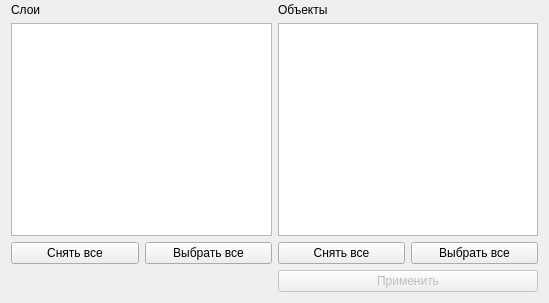
<?xml version="1.0" encoding="UTF-8"?>
<ui version="4.0">
 <class>ObjectListClass</class>
 <widget class="QWidget" name="ObjectListClass">
  <property name="geometry">
   <rect>
    <x>0</x>
    <y>0</y>
    <width>549</width>
    <height>303</height>
   </rect>
  </property>
  <property name="sizePolicy">
   <sizepolicy hsizetype="Expanding" vsizetype="Expanding">
    <horstretch>0</horstretch>
    <verstretch>0</verstretch>
   </sizepolicy>
  </property>
  <property name="windowTitle">
   <string>Список объектов</string>
  </property>
  <layout class="QGridLayout" name="gridLayout">
   <property name="topMargin">
    <number>3</number>
   </property>
   <item row="0" column="0">
    <widget class="QLabel" name="label">
     <property name="sizePolicy">
      <sizepolicy hsizetype="Expanding" vsizetype="Preferred">
       <horstretch>0</horstretch>
       <verstretch>0</verstretch>
      </sizepolicy>
     </property>
     <property name="text">
      <string>Слои</string>
     </property>
    </widget>
   </item>
   <item row="0" column="1">
    <widget class="QLabel" name="label_2">
     <property name="sizePolicy">
      <sizepolicy hsizetype="Expanding" vsizetype="Preferred">
       <horstretch>0</horstretch>
       <verstretch>0</verstretch>
      </sizepolicy>
     </property>
     <property name="text">
      <string>Объекты</string>
     </property>
    </widget>
   </item>
   <item row="1" column="0">
    <layout class="QVBoxLayout" name="verticalLayout_2">
     <item>
      <widget class="QListWidget" name="layersListWidget">
       <property name="sortingEnabled">
        <bool>true</bool>
       </property>
      </widget>
     </item>
     <item>
      <layout class="QHBoxLayout" name="horizontalLayout_3">
       <item>
        <widget class="QPushButton" name="uncheckAllLayerButton">
         <property name="sizePolicy">
          <sizepolicy hsizetype="Expanding" vsizetype="Fixed">
           <horstretch>0</horstretch>
           <verstretch>0</verstretch>
          </sizepolicy>
         </property>
         <property name="text">
          <string>Снять все</string>
         </property>
        </widget>
       </item>
       <item>
        <widget class="QPushButton" name="checkAllLayerButton">
         <property name="sizePolicy">
          <sizepolicy hsizetype="Expanding" vsizetype="Fixed">
           <horstretch>0</horstretch>
           <verstretch>0</verstretch>
          </sizepolicy>
         </property>
         <property name="text">
          <string>Выбрать все</string>
         </property>
        </widget>
       </item>
      </layout>
     </item>
    </layout>
   </item>
   <item row="1" column="1">
    <layout class="QVBoxLayout" name="verticalLayout">
     <item>
      <widget class="QListView" name="objectsListView"/>
     </item>
     <item>
      <layout class="QHBoxLayout" name="horizontalLayout_2">
       <item>
        <widget class="QPushButton" name="uncheckAllObjectButton">
         <property name="sizePolicy">
          <sizepolicy hsizetype="Expanding" vsizetype="Fixed">
           <horstretch>0</horstretch>
           <verstretch>0</verstretch>
          </sizepolicy>
         </property>
         <property name="text">
          <string>Снять все</string>
         </property>
        </widget>
       </item>
       <item>
        <widget class="QPushButton" name="checkAllObjectButton">
         <property name="sizePolicy">
          <sizepolicy hsizetype="Expanding" vsizetype="Fixed">
           <horstretch>0</horstretch>
           <verstretch>0</verstretch>
          </sizepolicy>
         </property>
         <property name="text">
          <string>Выбрать все</string>
         </property>
        </widget>
       </item>
      </layout>
     </item>
    </layout>
   </item>
   <item row="2" column="1">
    <widget class="QPushButton" name="applyButton">
     <property name="enabled">
      <bool>false</bool>
     </property>
     <property name="sizePolicy">
      <sizepolicy hsizetype="Expanding" vsizetype="Fixed">
       <horstretch>0</horstretch>
       <verstretch>0</verstretch>
      </sizepolicy>
     </property>
     <property name="text">
      <string>Применить</string>
     </property>
    </widget>
   </item>
  </layout>
 </widget>
 <layoutdefault spacing="6" margin="11"/>
 <tabstops>
  <tabstop>layersListWidget</tabstop>
  <tabstop>objectsListView</tabstop>
  <tabstop>uncheckAllLayerButton</tabstop>
  <tabstop>checkAllLayerButton</tabstop>
  <tabstop>uncheckAllObjectButton</tabstop>
  <tabstop>checkAllObjectButton</tabstop>
  <tabstop>applyButton</tabstop>
 </tabstops>
 <resources/>
 <connections/>
</ui>
